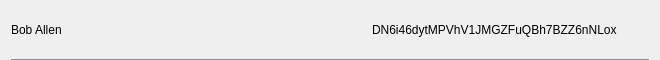
<?xml version="1.0" encoding="UTF-8"?>
<ui version="4.0">
 <class>AddressLabelRow</class>
 <widget class="QWidget" name="AddressLabelRow">
  <property name="geometry">
   <rect>
    <x>0</x>
    <y>0</y>
    <width>660</width>
    <height>60</height>
   </rect>
  </property>
  <property name="minimumSize">
   <size>
    <width>0</width>
    <height>60</height>
   </size>
  </property>
  <property name="windowTitle">
   <string>Form</string>
  </property>
  <layout class="QVBoxLayout" name="verticalLayout">
   <property name="spacing">
    <number>0</number>
   </property>
   <property name="topMargin">
    <number>0</number>
   </property>
   <property name="bottomMargin">
    <number>0</number>
   </property>
   <item>
    <widget class="QWidget" name="rowContainer" native="true">
     <property name="styleSheet">
      <string notr="true"/>
     </property>
     <layout class="QHBoxLayout" name="horizontalLayout">
      <property name="spacing">
       <number>0</number>
      </property>
      <property name="leftMargin">
       <number>0</number>
      </property>
      <property name="topMargin">
       <number>0</number>
      </property>
      <property name="rightMargin">
       <number>0</number>
      </property>
      <property name="bottomMargin">
       <number>0</number>
      </property>
      <item>
       <widget class="QLabel" name="lblLabel">
        <property name="styleSheet">
         <string notr="true"/>
        </property>
        <property name="text">
         <string>Bob Allen</string>
        </property>
       </widget>
      </item>
      <item>
       <spacer name="horizontalSpacer">
        <property name="orientation">
         <enum>Qt::Horizontal</enum>
        </property>
        <property name="sizeHint" stdset="0">
         <size>
          <width>40</width>
          <height>20</height>
         </size>
        </property>
       </spacer>
      </item>
      <item>
       <widget class="QLabel" name="lblAddress">
        <property name="styleSheet">
         <string notr="true"/>
        </property>
        <property name="text">
         <string>DN6i46dytMPVhV1JMGZFuQBh7BZZ6nNLox</string>
        </property>
       </widget>
      </item>
      <item>
       <widget class="QPushButton" name="btnMenu">
        <property name="styleSheet">
         <string notr="true">border:none; background-color:transparent;</string>
        </property>
        <property name="text">
         <string/>
        </property>
        <property name="icon">
         <iconset resource="resource.qrc">
          <normaloff>://ic-menu-hover</normaloff>://ic-menu-hover</iconset>
        </property>
        <property name="iconSize">
         <size>
          <width>24</width>
          <height>24</height>
         </size>
        </property>
       </widget>
      </item>
     </layout>
    </widget>
   </item>
   <item>
    <widget class="QLabel" name="lblDivisory">
     <property name="minimumSize">
      <size>
       <width>0</width>
       <height>1</height>
      </size>
     </property>
     <property name="maximumSize">
      <size>
       <width>16777215</width>
       <height>1</height>
      </size>
     </property>
     <property name="styleSheet">
      <string notr="true">background-color:#908c96;</string>
     </property>
     <property name="text">
      <string/>
     </property>
     <property name="alignment">
      <set>Qt::AlignBottom|Qt::AlignLeading|Qt::AlignLeft</set>
     </property>
    </widget>
   </item>
  </layout>
 </widget>
 <resources>
  <include location="resource.qrc"/>
 </resources>
 <connections/>
</ui>
